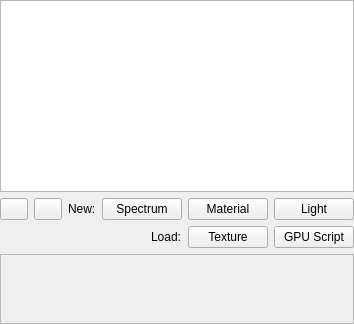
       <widget class="QWidget" name="assetsTab">
        <attribute name="icon">
         <iconset resource="../Resources.qrc">
          <normaloff>:/icons/gear-b.png</normaloff>:/icons/gear-b.png</iconset>
        </attribute>
        <attribute name="title">
         <string>Assets</string>
        </attribute>
        <attribute name="toolTip">
         <string>View and manipulate scene assets</string>
        </attribute>
        <layout class="QGridLayout" name="gridLayout_5">
         <property name="leftMargin">
          <number>0</number>
         </property>
         <property name="topMargin">
          <number>0</number>
         </property>
         <property name="rightMargin">
          <number>0</number>
         </property>
         <property name="bottomMargin">
          <number>0</number>
         </property>
         <item row="4" column="0">
          <widget class="QScrollArea" name="assetScrollArea">
           <property name="widgetResizable">
            <bool>true</bool>
           </property>
           <widget class="QWidget" name="scrollAreaWidgetContents_3">
            <property name="geometry">
             <rect>
              <x>0</x>
              <y>0</y>
              <width>380</width>
              <height>288</height>
             </rect>
            </property>
           </widget>
          </widget>
         </item>
         <item row="2" column="0">
          <layout class="QGridLayout" name="gridLayout_3">
           <property name="sizeConstraint">
            <enum>QLayout::SetNoConstraint</enum>
           </property>
           <property name="bottomMargin">
            <number>0</number>
           </property>
           <item row="1" column="1">
            <widget class="QLabel" name="label_8">
             <property name="text">
              <string>Load:</string>
             </property>
            </widget>
           </item>
           <item row="1" column="3">
            <widget class="QPushButton" name="loadShaderButton">
             <property name="toolTip">
              <string>Load a GPU script file</string>
             </property>
             <property name="text">
              <string>GPU Script</string>
             </property>
            </widget>
           </item>
           <item row="1" column="2">
            <widget class="QPushButton" name="loadTextureButton">
             <property name="toolTip">
              <string>Load a texture file</string>
             </property>
             <property name="text">
              <string>Texture</string>
             </property>
            </widget>
           </item>
           <item row="1" column="0">
            <spacer name="horizontalSpacer_7">
             <property name="orientation">
              <enum>Qt::Horizontal</enum>
             </property>
             <property name="sizeHint" stdset="0">
              <size>
               <width>40</width>
               <height>20</height>
              </size>
             </property>
            </spacer>
           </item>
          </layout>
         </item>
         <item row="1" column="0">
          <layout class="QHBoxLayout" name="horizontalLayout">
           <property name="spacing">
            <number>6</number>
           </property>
           <item>
            <widget class="QPushButton" name="removeAssetButton">
             <property name="sizePolicy">
              <sizepolicy hsizetype="Minimum" vsizetype="Fixed">
               <horstretch>0</horstretch>
               <verstretch>0</verstretch>
              </sizepolicy>
             </property>
             <property name="minimumSize">
              <size>
               <width>0</width>
               <height>0</height>
              </size>
             </property>
             <property name="maximumSize">
              <size>
               <width>28</width>
               <height>28</height>
              </size>
             </property>
             <property name="toolTip">
              <string>Remove Asset</string>
             </property>
             <property name="text">
              <string/>
             </property>
             <property name="icon">
              <iconset resource="../Resources.qrc">
               <normaloff>:/icons/trash-a.png</normaloff>:/icons/trash-a.png</iconset>
             </property>
             <property name="iconSize">
              <size>
               <width>24</width>
               <height>24</height>
              </size>
             </property>
             <property name="default">
              <bool>false</bool>
             </property>
             <property name="flat">
              <bool>false</bool>
             </property>
            </widget>
           </item>
           <item>
            <widget class="QPushButton" name="cloneButton">
             <property name="maximumSize">
              <size>
               <width>28</width>
               <height>28</height>
              </size>
             </property>
             <property name="toolTip">
              <string>Clone Asset</string>
             </property>
             <property name="text">
              <string/>
             </property>
             <property name="icon">
              <iconset resource="../Resources.qrc">
               <normaloff>:/icons/clone.png</normaloff>:/icons/clone.png</iconset>
             </property>
             <property name="iconSize">
              <size>
               <width>24</width>
               <height>24</height>
              </size>
             </property>
            </widget>
           </item>
           <item>
            <spacer name="horizontalSpacer_4">
             <property name="orientation">
              <enum>Qt::Horizontal</enum>
             </property>
             <property name="sizeHint" stdset="0">
              <size>
               <width>0</width>
               <height>20</height>
              </size>
             </property>
            </spacer>
           </item>
           <item>
            <widget class="QLabel" name="label_7">
             <property name="text">
              <string>New:</string>
             </property>
            </widget>
           </item>
           <item>
            <widget class="QPushButton" name="newSpecButton">
             <property name="toolTip">
              <string>Create a new spectrum object</string>
             </property>
             <property name="text">
              <string>Spectrum</string>
             </property>
            </widget>
           </item>
           <item>
            <widget class="QPushButton" name="newMatButton">
             <property name="toolTip">
              <string>Create a new material object</string>
             </property>
             <property name="text">
              <string>Material</string>
             </property>
            </widget>
           </item>
           <item>
            <widget class="QPushButton" name="newLightButton">
             <property name="toolTip">
              <string>Create a new light object</string>
             </property>
             <property name="text">
              <string>Light</string>
             </property>
            </widget>
           </item>
          </layout>
         </item>
         <item row="0" column="0">
          <widget class="QTreeView" name="assetList">
           <property name="maximumSize">
            <size>
             <width>16777215</width>
             <height>200</height>
            </size>
           </property>
           <property name="selectionMode">
            <enum>QAbstractItemView::SingleSelection</enum>
           </property>
           <property name="autoExpandDelay">
            <number>-1</number>
           </property>
          </widget>
         </item>
        </layout>
       </widget>
